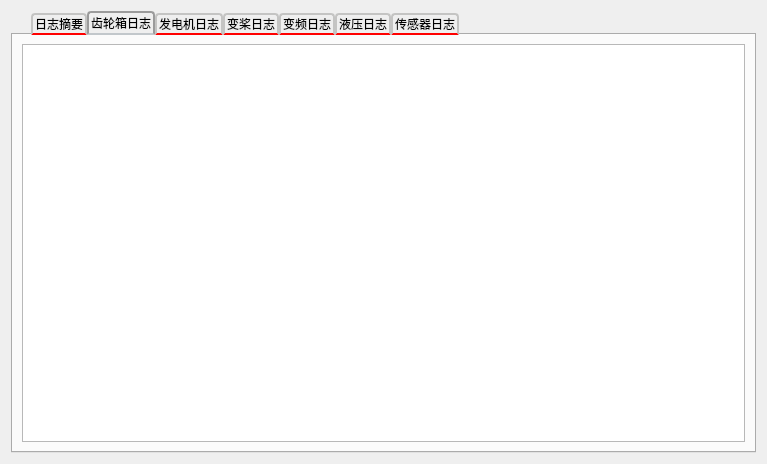
<?xml version="1.0" encoding="UTF-8"?>
<ui version="4.0">
 <class>Form</class>
 <widget class="QWidget" name="Form">
  <property name="geometry">
   <rect>
    <x>0</x>
    <y>0</y>
    <width>767</width>
    <height>464</height>
   </rect>
  </property>
  <property name="windowTitle">
   <string>Log</string>
  </property>
  <layout class="QVBoxLayout" name="verticalLayout">
   <item>
    <widget class="QTabWidget" name="tabWidget">
     <property name="styleSheet">
      <string notr="true">/* 向在移动 */
QTabWidget::tab-bar {
	left:20px;
}

QTabBar::tab {
	background:qlineargradient(x1: 0, y1: 0, x2: 0, y2: 1,
					stop: 0 #E1E1E1, stop: 0.4 #DDDDDD,
                               	stop: 0.5 #D8D8D8, stop: 1.0 #D3D3D3);
	border:2px solid #C4C4C3;
	border-bottom-color:red;
	border-top-left-radius:4px;
	border-top-right-radius:4px;
	min-width:8px;
	padding:2px;
}

/* 标签被选中时或鼠标悬浮时 */
QTabBar::tab:selected,QTabBar::tab:hover {
	background:qlineargradient(x1: 0, y1: 0, x2: 0, y2: 1,
                                stop: 0 #fafafa, stop: 0.4 #f4f4f4,
                                stop: 0.5 #e7e7e7, stop: 1.0 #fafafa);
}

/* 标签被选中时 */
QTabBar::tab:selected {
	border-color:#9B9B9B;
	border-bottom-color:#C2C7CB;
}

/* 标签未被选中时 */
QTabBar::tab:!selected {
	margin-top:2px;
}</string>
     </property>
     <property name="tabPosition">
      <enum>QTabWidget::North</enum>
     </property>
     <property name="currentIndex">
      <number>1</number>
     </property>
     <widget class="QWidget" name="tab1">
      <attribute name="title">
       <string>日志摘要</string>
      </attribute>
      <layout class="QVBoxLayout" name="verticalLayout_8">
       <item>
        <widget class="QPlainTextEdit" name="summary_plainTextEdit"/>
       </item>
       <item>
        <widget class="Line" name="line">
         <property name="orientation">
          <enum>Qt::Horizontal</enum>
         </property>
        </widget>
       </item>
       <item>
        <widget class="QGroupBox" name="plot_groupBox">
         <property name="title">
          <string/>
         </property>
        </widget>
       </item>
      </layout>
     </widget>
     <widget class="QWidget" name="tab2">
      <attribute name="title">
       <string>齿轮箱日志</string>
      </attribute>
      <layout class="QVBoxLayout" name="verticalLayout_2">
       <item>
        <widget class="QPlainTextEdit" name="gb_plainTextEdit"/>
       </item>
      </layout>
     </widget>
     <widget class="QWidget" name="tab3">
      <attribute name="title">
       <string>发电机日志</string>
      </attribute>
      <layout class="QVBoxLayout" name="verticalLayout_3">
       <item>
        <widget class="QPlainTextEdit" name="ge_plainTextEdit"/>
       </item>
      </layout>
     </widget>
     <widget class="QWidget" name="tab4">
      <attribute name="title">
       <string>变桨日志</string>
      </attribute>
      <layout class="QVBoxLayout" name="verticalLayout_4">
       <item>
        <widget class="QPlainTextEdit" name="pitch_plainTextEdit"/>
       </item>
      </layout>
     </widget>
     <widget class="QWidget" name="tab5">
      <attribute name="title">
       <string>变频日志</string>
      </attribute>
      <layout class="QVBoxLayout" name="verticalLayout_5">
       <item>
        <widget class="QPlainTextEdit" name="co_plainTextEdit"/>
       </item>
      </layout>
     </widget>
     <widget class="QWidget" name="tab6">
      <attribute name="title">
       <string>液压日志</string>
      </attribute>
      <layout class="QVBoxLayout" name="verticalLayout_6">
       <item>
        <widget class="QPlainTextEdit" name="hy_plainTextEdit"/>
       </item>
      </layout>
     </widget>
     <widget class="QWidget" name="tab_6">
      <attribute name="title">
       <string>传感器日志</string>
      </attribute>
      <layout class="QVBoxLayout" name="verticalLayout_7">
       <item>
        <widget class="QPlainTextEdit" name="se_plainTextEdit"/>
       </item>
      </layout>
     </widget>
    </widget>
   </item>
  </layout>
 </widget>
 <resources>
  <include location="../config/icon/ico.qrc"/>
 </resources>
 <connections/>
</ui>
